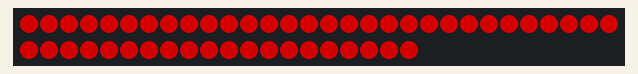
Recording of a sketch running on a simulated ESP8266 (NodeMCU). Parts: 50 RGB LEDs in strip order, left to right, continuing on the next row. Dim RGB values are drawn brighter than linear; what the sketch prints to the serial monitor is not drawn.

Above: at 0.1 s.
At 1.1 s:
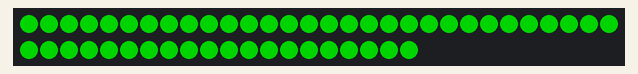
At 2.1 s:
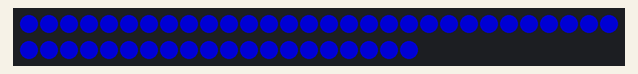

The sketch:

hardware-test.ino
```cpp
#include <NeoPixelBus.h>

#include <Adafruit_GFX.h>
#include <Adafruit_SSD1306.h>


const uint16_t PixelCount = 50; // this example assumes 4 pixels, making it smaller will cause a failure
const uint8_t PixelPin = D5;  // make sure to set this to the correct pin, ignored for Esp8266


NeoPixelBus<NeoRgbFeature, Neo800KbpsMethod> strip(PixelCount, PixelPin);

#define saturation 128

RgbColor red(saturation, 0, 0);
RgbColor green(0, saturation, 0);
RgbColor blue(0, 0, saturation);

void setup()
{

    Serial.begin(115200);
    while (!Serial); // wait for serial attach

    Serial.println();
    Serial.println("Initializing...");
    Serial.flush();

    // Resets all the neopixels to an off state
    strip.Begin();
    strip.Show();

    Serial.println();
    Serial.println("Running...");
}


void loop()
{
    for(uint16_t i=0; i<PixelCount; i++) {
      strip.SetPixelColor(i, red);
    }
    strip.Show();

    delay(1000);

    for(uint16_t i=0; i<PixelCount; i++) {
      strip.SetPixelColor(i, green);
    }
    strip.Show();

    delay(1000);
    for(uint16_t i=0; i<PixelCount; i++) {
      strip.SetPixelColor(i, blue);
    }
    strip.Show();
    delay(1000);

}
```

Measured:
- by itself, everything shown: repeats every 3.0 s, in 3 steps
- what the display in image 1 shows lasts 1.0 s, from 1.0 s to 2.0 s
